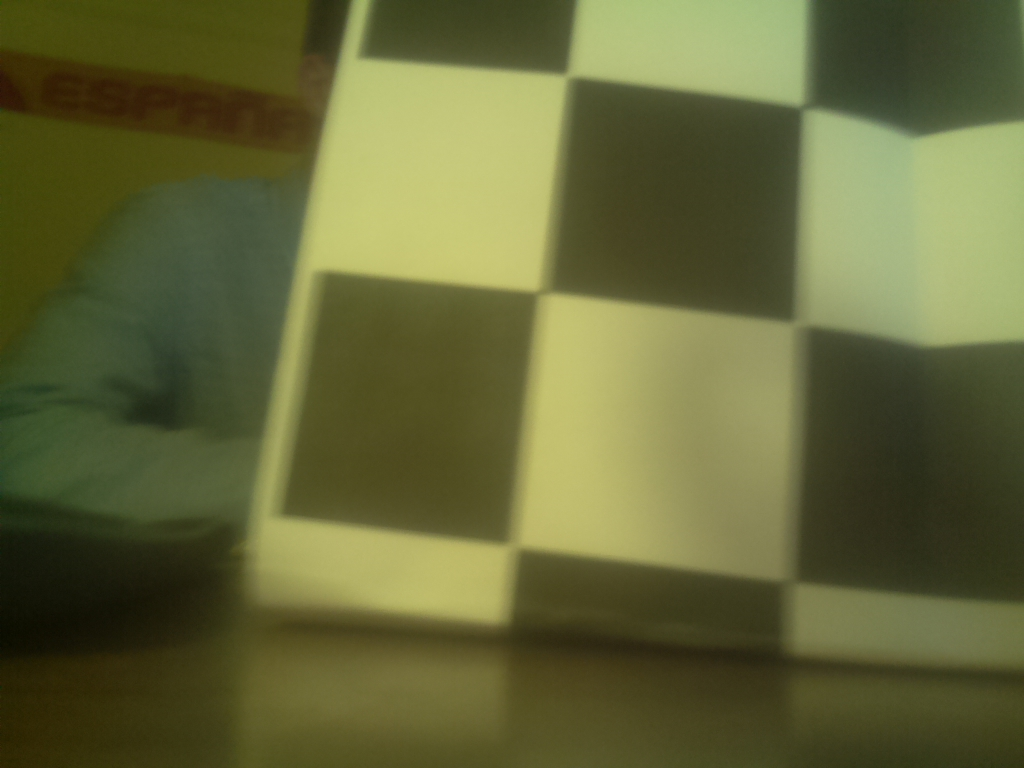
#> input picture PythonOpenCV/camPhoto.jpg, 1024 x 768 px
$ python shyTom.py
#> lines starting #> are read from the running program, lines starting #| are printed output that depends on the picture; after the words box and inside, x2 and y2 are one past the last pixel; in counts of white or black regions, pixels touching at a corner belong together
import numpy as np
import cv2
import matplotlib.pyplot as plt

img = cv2.imread('camPhoto.jpg')
#> img is the input picture: shape (768, 1024, 3); mean B, G, R 56.6, 102.2, 99.7
gray = cv2.cvtColor(img,cv2.COLOR_BGR2GRAY)
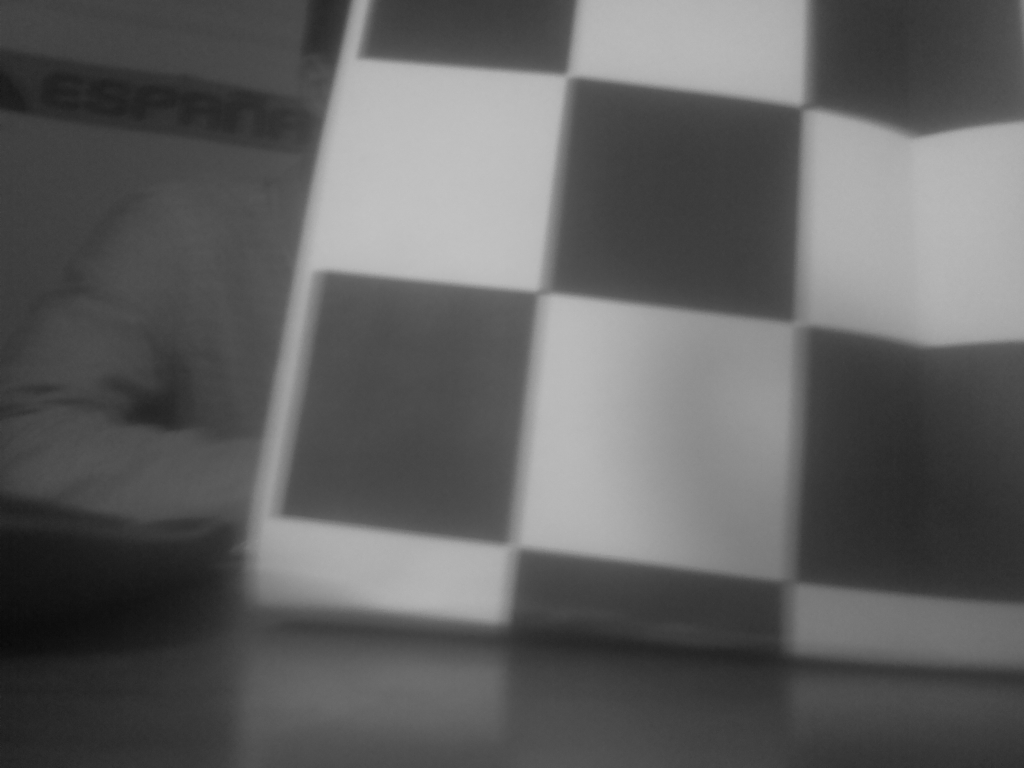
#> gray: shape (768, 1024); min 9, max 195, mean 96.3

corners = cv2.goodFeaturesToTrack(gray,25,0.01,10)
#> corners = 25 rows, first 8: [565, 77], [360, 55], [535, 295], [799, 110], [282, 513], [245, 548], [553, 288], [23, 413]
corners = np.int0(corners)

for i in corners:
    x,y = i.ravel()
    cv2.circle(img,(x,y),3,255,-1)
#> this loop made 25 passes
#> (x, y) on passes 1 to 12: (565, 77), (360, 55), (535, 295), (799, 110), (282, 513), (245, 548), (553, 288), (23, 413), (818, 109), (800, 584), (913, 138), (910, 665)
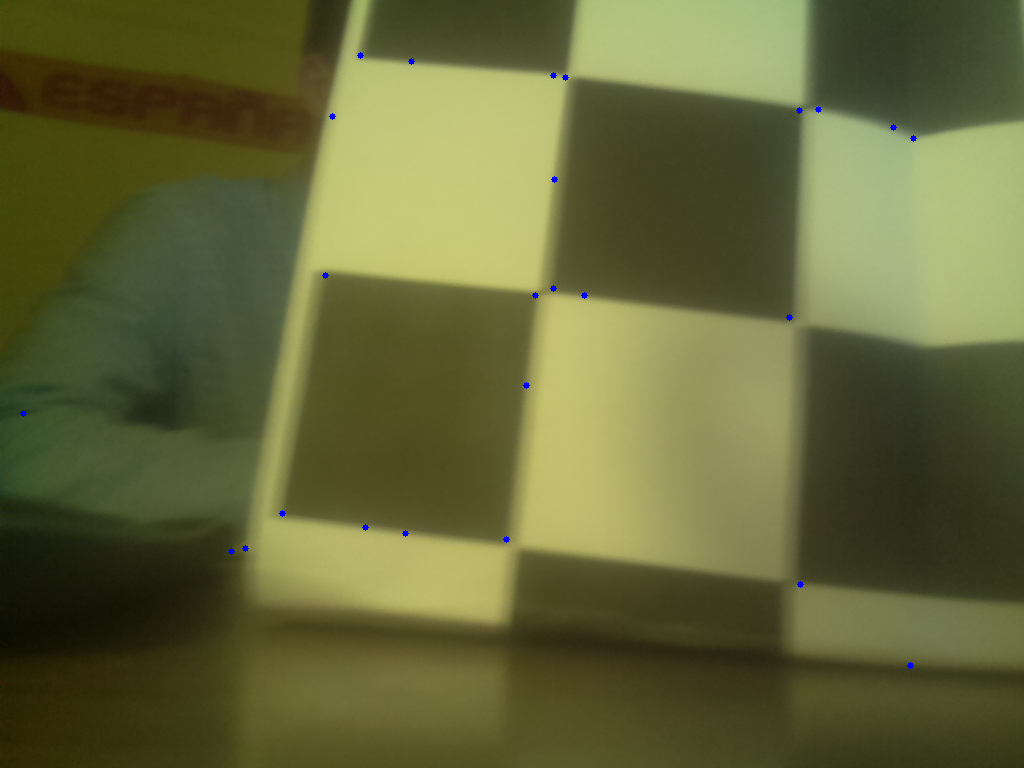
#> img: shape (768, 1024, 3); 0.09% of pixels changed, all inside (x1, y1, x2, y2) = (20, 52, 917, 669)

plt.imshow(img),plt.show()

#corners = cv2.dilate(corners,None)
#cv2.imshow('corners',img)
